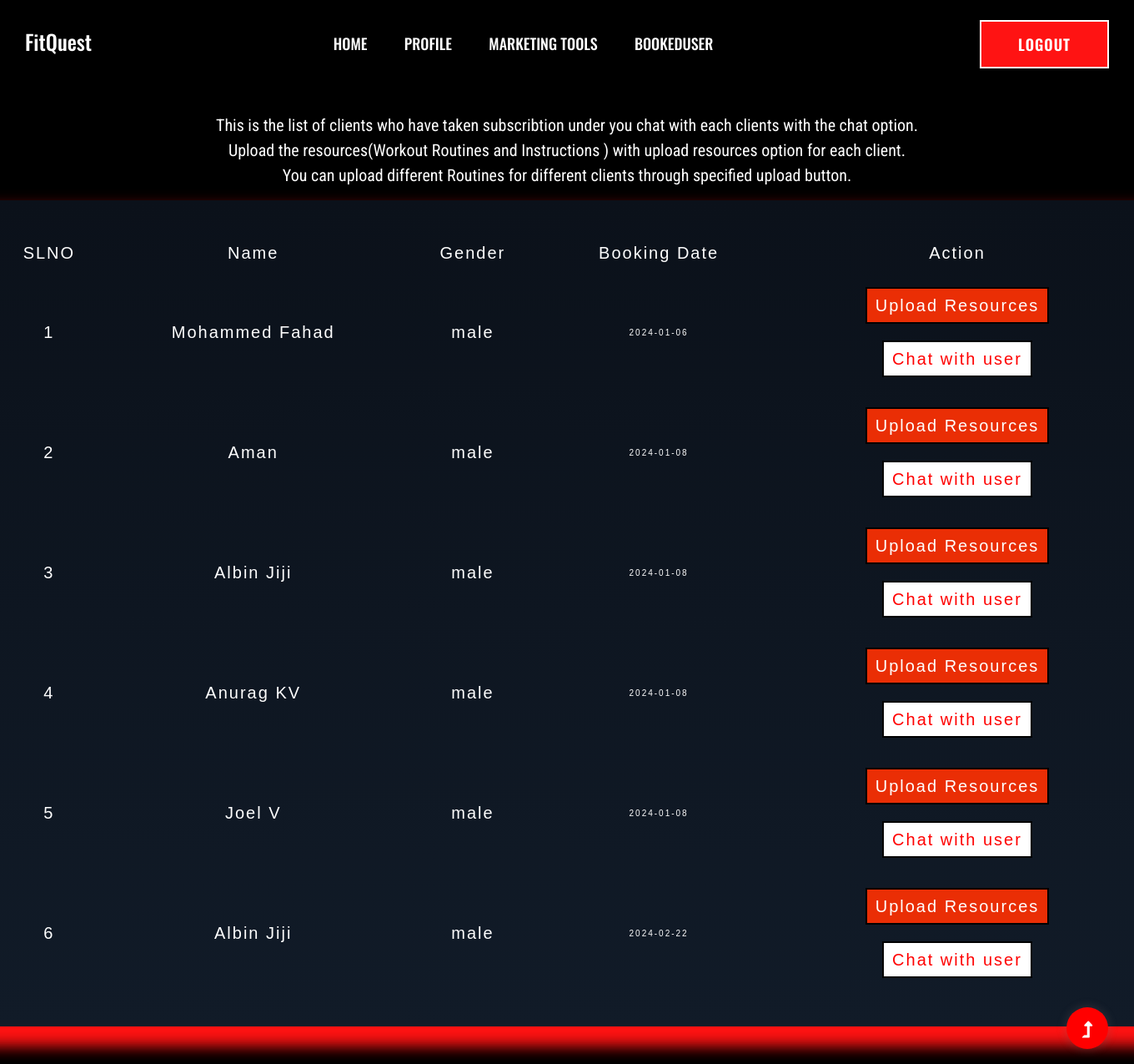
The page /Trainer/BookedUser.php on the database its author committed.
### tables this page shows
CREATE TABLE `tbl_booking` (
  `booking_id` int(11) NOT NULL,
  `date` date NOT NULL DEFAULT current_timestamp(),
  `status` int(11) NOT NULL DEFAULT 0,
  `user_id` int(11) NOT NULL,
  `trainer_id` int(11) NOT NULL DEFAULT 0,
  `nutrition_id` int(11) NOT NULL DEFAULT 0
);

CREATE TABLE `tbl_user` (
  `user_id` int(11) NOT NULL,
  `user_name` varchar(50) NOT NULL,
  `user_email` varchar(20) NOT NULL,
  `user_password` varchar(10) NOT NULL,
  `user_gender` varchar(10) NOT NULL,
  `user_address` varchar(100) NOT NULL,
  `user_photo` varchar(500) NOT NULL,
  `district_id` int(11) NOT NULL,
  `place_id` int(11) NOT NULL,
  `user_contact` varchar(20) NOT NULL,
  `user_date` date NOT NULL DEFAULT current_timestamp()
);

### Trainer/BookedUser.php (the view, shortened to what this page needs)
<?php
include("Head.php");
include("../Assets/Connection/connection.php");
$trainerid=$_SESSION['tid'];
$selqry="select*from tbl_booking u inner join tbl_user p on p.user_id=u.user_id where u.trainer_id='".$trainerid."'";
$row=$con->query($selqry);
?>
<!DOCTYPE html PUBLIC "-//W3C//DTD XHTML 1.0 Transitional//EN" "http://www.w3.org/TR/xhtml1/DTD/xhtml1-transitional.dtd">
<html xmlns="http://www.w3.org/1999/xhtml">
<head>
</head>
<body>
<br><br><br><br><br><br>
<p align="center" class="font">This is the list of clients who have taken subscribtion under you chat with each clients with the chat option.
   <br> Upload the resources(Workout Routines and Instructions ) with upload resources option for each client.
   <br> You can upload different Routines for different clients through specified upload button.
<div class="cont">
<div class="color-bgf">
<div id="login-form">
<div id="login-details">
  <div id="tab">
<form id="form1" name="form1" method="post" action="" align="center">
  <table width="100%" height="400" border="1" align="center">
    <tr>
      <td width="42"><div class="a">SLNO</div></td>
      <td width="37"><div class="a">Name</div></td>
      <td width="45"><div class="a">Gender</td>
      <td width="55"><div class="a">Booking Date</div></td>
      <td width="106"><div class="a">Action</div></td>
    </tr>
    <?php
	$i=1;
	while($data=$row->fetch_assoc())
	{
	?>
    <tr>
      <td><div class="a"><?php echo $i;?></div></td>
      <td><div class="a"><?php echo $data['user_name'];?></div></td>
      <td><div class="a"><?php echo $data['user_gender'];?></div></td>
      <td><?php echo $data['date'];?></div></td>
      <td><a  href="Trainerupload.php?eid=<?php echo $data["booking_id"]?>" style="color:white"class="GFG">Upload Resources</a>
    <br><a href="UserChat.php?id=<?php  echo $data["user_id"]?> "style="color:Red" class="DFG">Chat with user</a></td>
    </tr>
    <?php
	 $i++; }
	?>
</body>
<?php
include("Foot.php");
?>
</html>

### Assets/Template/form.css (style rules this page uses)
#tab { font-family: "Trebuchet MS", Arial, Helvetica, sans-serif; border-collapse: collapse; width: 100%; }
#tab td, #tab th { border: px solid #ddd; padding: 8px; color: white; }
#tab a { color:#06F; }

### Trainer/BookedUser.php (style rules this page uses)
body { margin:0; padding:0; background: #111B28; }
#login-form { width: 1500px; padding: 40px; background: linear-gradient(#0B111A, #111B28); box-sizing: border-box; box-shadow: 0 15px 25px #ff1313; border-radius: 10px; color: white; letter-spacing: .2em ; }
.GFG { background-color: #EA2E05; border: 2px solid black; color: green; padding: 5px 10px; text-align: center; display: inline-block; font-size: 20px; margin: 10px 30px; cursor: pointer; }
.DFG { background-color: white; border: 2px solid black; color: green; padding: 5px 10px; text-align: center; display: inline-block; font-size: 20px; margin: 10px 30px; cursor: pointer; }
tr, td { border-style: hidden; }
div.a { font-size: 20px; }
.cont { display: flex; justify-content: center; align-items: center; }
.color-bgf { box-shadow: 0 20px 20px #ff1313; width:fit-content; height:fit-content; }
.font { color: white; font-size: 20px; }

### rows shown on the page
tbl_booking: user.user_name "Mohammed Fahad", user.user_gender "male", date "2024-01-06"
tbl_booking: user.user_name "Aman", user.user_gender "male", date "2024-01-08"
tbl_booking: user.user_name "Albin Jiji", user.user_gender "male", date "2024-01-08"
tbl_booking: user.user_name "Anurag KV", user.user_gender "male", date "2024-01-08"
tbl_booking: user.user_name "Joel V", user.user_gender "male", date "2024-01-08"
tbl_booking: user.user_name "Albin Jiji", user.user_gender "male", date "2024-02-22"
